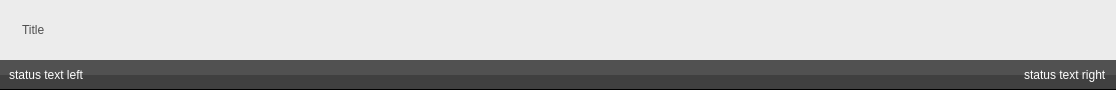
<?xml version="1.0" encoding="UTF-8"?>
<ui version="4.0">
 <class>AMTopFrame2</class>
 <widget class="QWidget" name="AMTopFrame2">
  <property name="geometry">
   <rect>
    <x>0</x>
    <y>0</y>
    <width>1116</width>
    <height>90</height>
   </rect>
  </property>
  <property name="windowTitle">
   <string>Form</string>
  </property>
  <layout class="QVBoxLayout" name="verticalLayout">
   <property name="spacing">
    <number>0</number>
   </property>
   <property name="margin">
    <number>0</number>
   </property>
   <item>
    <widget class="QFrame" name="titleFrame">
     <property name="minimumSize">
      <size>
       <width>0</width>
       <height>60</height>
      </size>
     </property>
     <property name="styleSheet">
      <string notr="true">background-color: rgb(236, 236, 236);</string>
     </property>
     <layout class="QHBoxLayout" name="horizontalLayout_3">
      <item>
       <widget class="QLabel" name="icon">
        <property name="maximumSize">
         <size>
          <width>36</width>
          <height>36</height>
         </size>
        </property>
        <property name="text">
         <string/>
        </property>
        <property name="pixmap">
         <pixmap resource="../icons/icons.qrc">:/system-software-update.png</pixmap>
        </property>
        <property name="scaledContents">
         <bool>true</bool>
        </property>
       </widget>
      </item>
      <item>
       <widget class="QLabel" name="title">
        <property name="styleSheet">
         <string notr="true">font: 16pt &quot;Lucida Grande&quot;;
color: rgb(79, 79, 79);</string>
        </property>
        <property name="text">
         <string>Title</string>
        </property>
       </widget>
      </item>
      <item>
       <spacer name="horizontalSpacer">
        <property name="orientation">
         <enum>Qt::Horizontal</enum>
        </property>
        <property name="sizeHint" stdset="0">
         <size>
          <width>40</width>
          <height>20</height>
         </size>
        </property>
       </spacer>
      </item>
     </layout>
    </widget>
   </item>
   <item>
    <widget class="QFrame" name="statusFrame">
     <property name="minimumSize">
      <size>
       <width>0</width>
       <height>30</height>
      </size>
     </property>
     <property name="maximumSize">
      <size>
       <width>16777215</width>
       <height>30</height>
      </size>
     </property>
     <property name="styleSheet">
      <string notr="true">QFrame#statusFrame {
background-color: qlineargradient(spread:pad, x1:0, y1:0, x2:0, y2:1, stop:0 rgba(81, 81, 81, 255), stop:0.494444 rgba(81, 81, 81, 255), stop:0.5 rgba(64, 64, 64, 255), stop:1 rgba(64, 64, 64, 255));
border-bottom: 1px solid black;
}</string>
     </property>
     <layout class="QHBoxLayout" name="horizontalLayout_4">
      <property name="topMargin">
       <number>6</number>
      </property>
      <property name="bottomMargin">
       <number>6</number>
      </property>
      <item>
       <widget class="QLabel" name="statusTextLeft">
        <property name="styleSheet">
         <string notr="true">color: white;
font: bold 10pt &quot;Lucida Grande&quot;</string>
        </property>
        <property name="text">
         <string>status text left</string>
        </property>
       </widget>
      </item>
      <item>
       <spacer name="horizontalSpacer_2">
        <property name="orientation">
         <enum>Qt::Horizontal</enum>
        </property>
        <property name="sizeHint" stdset="0">
         <size>
          <width>478</width>
          <height>9</height>
         </size>
        </property>
       </spacer>
      </item>
      <item>
       <widget class="QLabel" name="statusTextRight">
        <property name="styleSheet">
         <string notr="true">color: white;
font: bold 10pt &quot;Lucida Grande&quot;</string>
        </property>
        <property name="text">
         <string>status text right</string>
        </property>
       </widget>
      </item>
     </layout>
    </widget>
   </item>
  </layout>
  <zorder>titleFrame</zorder>
  <zorder>statusFrame</zorder>
  <zorder>horizontalSpacer_2</zorder>
 </widget>
 <resources>
  <include location="../icons/icons.qrc"/>
  <include location="../icons/icons.qrc"/>
  <include location="../icons/icons.qrc"/>
  <include location="../icons/icons.qrc"/>
  <include location="../icons/icons.qrc"/>
  <include location="../icons/icons.qrc"/>
  <include location="../icons/icons.qrc"/>
  <include location="../icons/icons.qrc"/>
  <include location="../icons/icons.qrc"/>
  <include location="../icons/icons.qrc"/>
  <include location="../icons/icons.qrc"/>
  <include location="../icons/icons.qrc"/>
 </resources>
 <connections/>
</ui>
